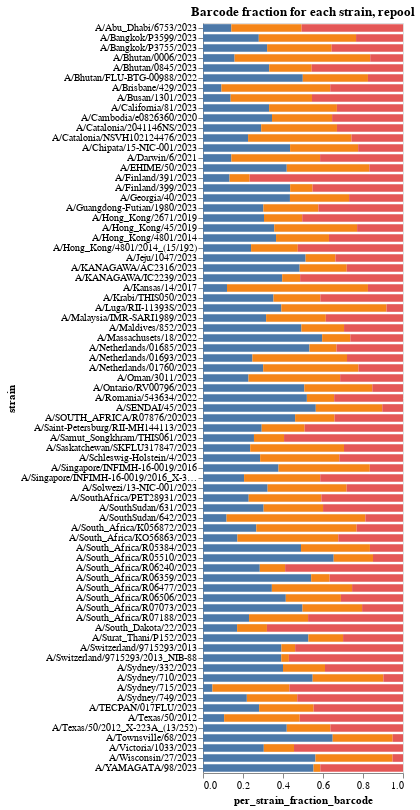

Notebook cell for this chart:
### Code cell
# Each barcode fraction across strains
all_barcode_counts = (counts
                      .query('virus_library == "h3n2"')
                      [['strain', 'barcode', 'count', 'well']].dropna()
                     )
single_well_all_barcode_counts = all_barcode_counts[all_barcode_counts['well'].isin(['E1','A3'])]

# Get tidy single well means
tidy_single_well = single_well_all_barcode_counts[['strain','barcode','count']].groupby(['strain', 'barcode']).mean().reset_index()
# Get sums for each strain
strain_sums_df = tidy_single_well.groupby('strain').sum().rename(columns = {'count': 'strain_count_sum'}).reset_index()
# Merge and calculate per strain the fraction represented by each barcode
tidy_single_well = tidy_single_well.merge(strain_sums_df[['strain', 'strain_count_sum']], 
                       on = ['strain'],
                       validate="many_to_one",
                      )
tidy_single_well['per_strain_fraction_barcode'] = tidy_single_well['count'] / tidy_single_well['strain_count_sum']
tidy_single_well['barcode_letter'] = (['A', 'B', 'C'] * len(strain_sums_df))

# Plot as colored bar chart
bar_chart = alt.Chart(tidy_single_well).mark_bar(height={"band": 0.85}).encode(
    x = 'per_strain_fraction_barcode',
    y = 'strain',
    color=alt.Color('barcode_letter', legend=None),
    tooltip = ['strain', 'per_strain_fraction_barcode', 'barcode'],
).configure_axis(grid=False).properties(
        height = alt.Step(10),
        width = 200,
        title = "Barcode fraction for each strain, repool")

bar_chart

### Figure 1 — Vega-Lite specification as saved in the notebook (floating-point values rounded to 4 significant figures; data arrays with more than 128 entries replaced by an {"elided": "..."} marker saying what was removed)
{"config": {"view": {"continuousWidth": 300, "continuousHeight": 300}, "axis": {"grid": false}}, "data": {"name": "data-74f871dc983e9e10d2381a85644e99e0"}, "mark": {"type": "bar", "height": {"band": 0.85}}, "encoding": {"color": {"field": "barcode_letter", "legend": null, "type": "nominal"}, "tooltip": [{"field": "strain", "type": "nominal"}, {"field": "per_strain_fraction_barcode", "type": "quantitative"}, {"field": "barcode", "type": "nominal"}], "x": {"field": "per_strain_fraction_barcode", "type": "quantitative"}, "y": {"field": "strain", "type": "nominal"}}, "height": {"step": 10}, "title": "Barcode fraction for each strain, repool", "width": 200, "$schema": "https://vega.github.io/schema/vega-lite/v5.16.3.json", "datasets": {"data-74f871dc983e9e10d2381a85644e99e0": {"elided": "237 records"}}}
